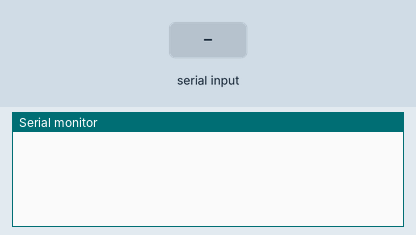
Recording of a sketch running on a simulated Arduino Uno, built with avr-gcc and run on an emulated ATmega328P. Shown: the last lines printed to the serial monitor. The test bench sets the inputs (shaded band).

Above: at 1.2 s.
1.3 s: "90,45\n" received over Serial
At 3.5 s:
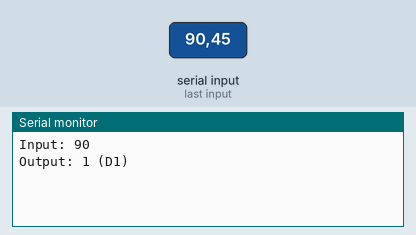
3.8 s: "5\n" received over Serial
At 5.5 s:
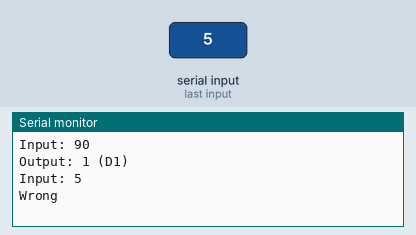

The sketch:

P6.ino
```cpp
// Shahriar Nasim Nafi
// ID: 190205154
// Section: C1
// Github Link: https://github.com/SNNafi/EEE3210/blob/main/Assignment1/P6/P6.ino

/** 6. Design a Binary Encoder (One-Hot encoded). It will take 4-digit binary input from user
and show the equivalent decimal number. It will also check whether user is giving correct
input or not.
*/

/**
  --Input--
  0010

  --Output--
  Input: 10
  Output: 1 (D1)

*/

void setup()  {
   Serial.begin(9600);
}

void loop() {
  char buffer[100];
  int dec = 0;
  if (Serial.available()) {
    int byte = Serial.readString().toInt();
    int input = byte;

    for (; (byte % 2) == 0; ++dec) {
      byte >>= 1;
    }

    if (dec == 0) {
      Serial.print("\nInput: ");
      Serial.println(input);
      Serial.println("Wrong");
      return;
    }

    sprintf(buffer, "\nInput: %d\nOutput: %d (D%d)\n", input, dec, dec2bin(dec));
    Serial.print(buffer);

  }

}

int dec2bin(int n) {
  int bin = 0;
  int rem, i = 1;

  while (n!=0) {
    rem = n % 2;
    n /= 2;
    bin += rem * i;
    i *= 10;
  }

  return bin;
}
```

Measured:
- after the input at 1.3 s, the serial monitor: prints a new line after 1.0 s (image 1)
- after the input at 3.8 s, the serial monitor: prints a new line after 1.0 s (image 2)
